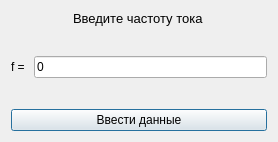
<?xml version="1.0" encoding="UTF-8"?>
<ui version="4.0">
 <class>EnterFrequency</class>
 <widget class="QDialog" name="EnterFrequency">
  <property name="geometry">
   <rect>
    <x>0</x>
    <y>0</y>
    <width>278</width>
    <height>142</height>
   </rect>
  </property>
  <property name="windowTitle">
   <string>Dialog</string>
  </property>
  <layout class="QVBoxLayout" name="verticalLayout">
   <item alignment="Qt::AlignHCenter">
    <widget class="QLabel" name="label">
     <property name="font">
      <font>
       <pointsize>10</pointsize>
      </font>
     </property>
     <property name="text">
      <string>Введите частоту тока</string>
     </property>
    </widget>
   </item>
   <item>
    <spacer name="verticalSpacer">
     <property name="orientation">
      <enum>Qt::Vertical</enum>
     </property>
     <property name="sizeHint" stdset="0">
      <size>
       <width>20</width>
       <height>40</height>
      </size>
     </property>
    </spacer>
   </item>
   <item>
    <layout class="QHBoxLayout" name="horizontalLayout">
     <item>
      <widget class="QLabel" name="label_2">
       <property name="font">
        <font>
         <pointsize>9</pointsize>
        </font>
       </property>
       <property name="text">
        <string>f = </string>
       </property>
      </widget>
     </item>
     <item>
      <widget class="QLineEdit" name="frequency">
       <property name="text">
        <string>0</string>
       </property>
      </widget>
     </item>
    </layout>
   </item>
   <item>
    <spacer name="verticalSpacer_2">
     <property name="orientation">
      <enum>Qt::Vertical</enum>
     </property>
     <property name="sizeHint" stdset="0">
      <size>
       <width>20</width>
       <height>40</height>
      </size>
     </property>
    </spacer>
   </item>
   <item>
    <widget class="QPushButton" name="enterFrequency">
     <property name="font">
      <font>
       <pointsize>9</pointsize>
      </font>
     </property>
     <property name="text">
      <string>Ввести данные</string>
     </property>
    </widget>
   </item>
  </layout>
 </widget>
 <resources/>
 <connections/>
</ui>
